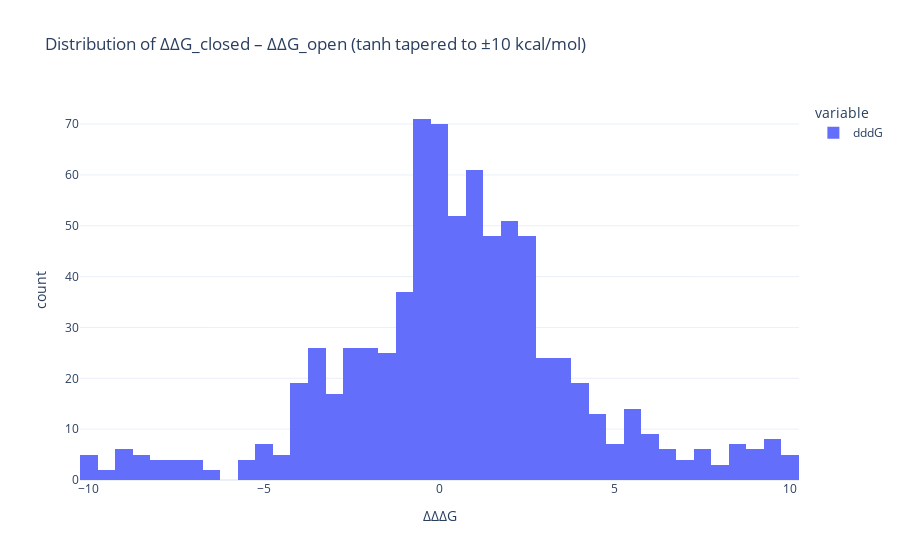

The notebook cell saved with this chart:
### Code cell
import plotly.express as px
import numpy as np

px.histogram(comparison.dddG.apply(lambda v: np.tanh(v/10)*10),
             template='plotly_white',
             title='Distribution of ∆∆G_closed – ∆∆G_open (tanh tapered to ±10 kcal/mol)',
             labels={'value': '∆∆∆G'}).show()
comparison.dddG.describe()

### Figure 1 — Plotly figure (JSON) as saved in the notebook; plotly's stock layout.template omitted (floating-point values rounded to 4 significant figures; data arrays with more than 128 entries replaced by an {"elided": "..."} marker saying what was removed)
{"data": [{"alignmentgroup": "True", "bingroup": "x", "hovertemplate": "variable=dddG<br>∆∆∆G=%{x}<br>count=%{y}<extra></extra>", "legendgroup": "dddG", "marker": {"color": "#636efa", "pattern": {"shape": ""}}, "name": "dddG", "offsetgroup": "dddG", "orientation": "v", "showlegend": true, "type": "histogram", "x": {"elided": "780 float values"}, "xaxis": "x", "yaxis": "y"}], "layout": {"autosize": true, "barmode": "relative", "legend": {"title": {"text": "variable"}, "tracegroupgap": 0}, "title": {"text": "Distribution of ∆∆G_closed – ∆∆G_open (tanh tapered to ±10 kcal/mol)"}, "xaxis": {"anchor": "y", "autorange": true, "domain": [0, 1], "range": [-10.25, 10.25], "title": {"text": "∆∆∆G"}, "type": "linear"}, "yaxis": {"anchor": "x", "autorange": true, "domain": [0, 1], "range": [0, 74.74], "title": {"text": "count"}}}}
